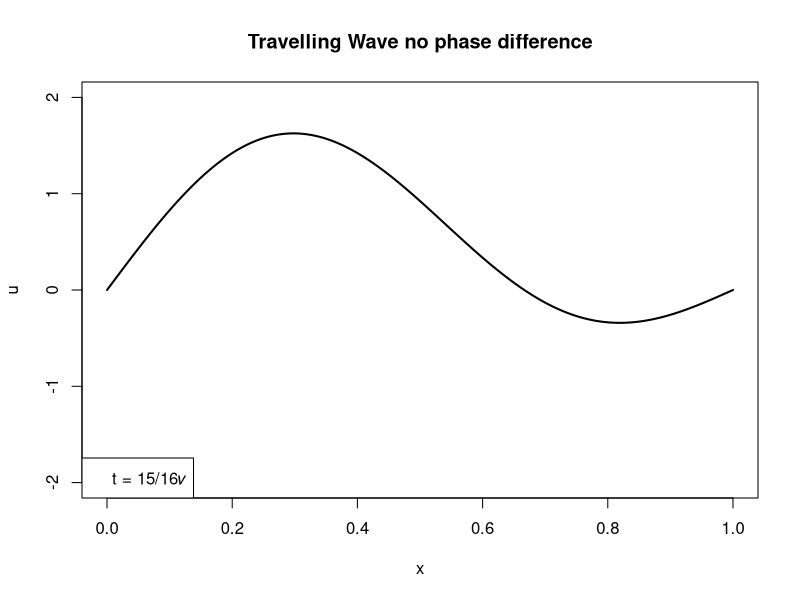

This chart was generated by the following R code:
# Assuming
L <- 1

# X-axis and Y-axis values
x_values <- seq(0, L, length.out = 1000)
u_values <- (0.924) * (sin(pi * x_values / L) + sin(2 * pi * x_values / L))

# Final plot
plot(x_values, u_values, type = "l", lwd = 2, xlim = c(0, L), ylim = c(-2, 2), 
     xlab = "x", ylab = "u", main = "Travelling Wave no phase difference")

# Label
legend("bottomleft", legend = "t = 15/16𝜈")